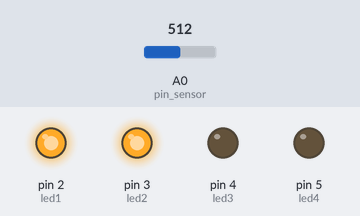
Bench run of a sketch on a simulated Arduino Uno, built with avr-gcc and run on an emulated ATmega328P. Shown: output pins drawn as LEDs (lit = HIGH). The inputs (shaded band) are chosen by the test bench; at power-on: A0 (pin_sensor) = 512.

Above: at 1.2 s.
1.3 s: A0 (pin_sensor) set to 499
At 2.5 s:
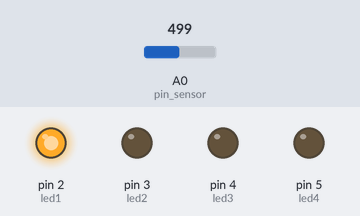
2.8 s: A0 (pin_sensor) set to 262
4.3 s: A0 (pin_sensor) set to 240
At 4.9 s:
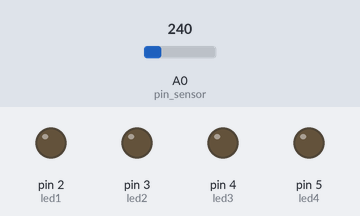
5.8 s: A0 (pin_sensor) set to 777
At 7.0 s:
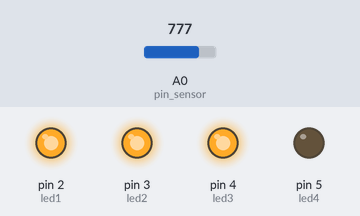
7.3 s: A0 (pin_sensor) set to 914
8.8 s: A0 (pin_sensor) set to 930
At 9.5 s:
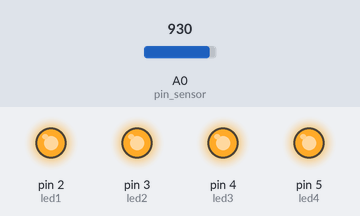
Timing chart, 0 to 11.3 s (numbered marks = the images above; inputs shaded):
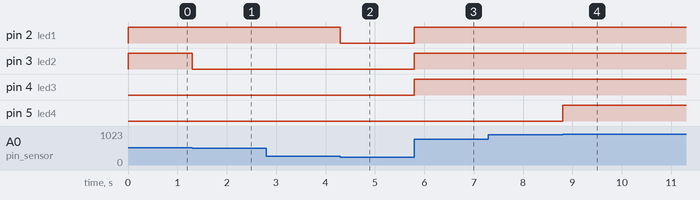

Measured:
- the behaviour switches between 512 and 511 on A0 (pin_sensor) (found by bisection; images 0 and 1)
- the behaviour switches between 256 and 255 on A0 (pin_sensor) (found by bisection; images 1 and 2)
- the behaviour switches between 920 and 921 on A0 (pin_sensor) (found by bisection; images 3 and 4)
- after the input at 1.3 s, pin 3 (led2): HIGH → LOW at once
- after the input at 2.8 s, every drawn part: stays the same
- after the input at 4.3 s, pin 2 (led1): HIGH → LOW at once
- after the input at 5.8 s, pin 2 (led1), pin 3 (led2), pin 4 (led3): LOW → HIGH at once
- after the input at 7.3 s, every drawn part: stays the same
- after the input at 8.8 s, pin 5 (led4): LOW → HIGH at once

The sketch:

Atividade_3.ino
```cpp
int led1 = 2;
int led2 = 3;
int led3 = 4;
int led4 = 5;
int pin_sensor = A0;

void setup()
{
  pinMode(led1, OUTPUT);
  pinMode(led2, OUTPUT);
  pinMode(led3, OUTPUT);
  pinMode(led4, OUTPUT);
  pinMode(pin_sensor, INPUT);

}

void loop()
{
  int valor_sensor = analogRead(pin_sensor);

  if(valor_sensor <= 255){
    digitalWrite(led1, LOW);
    digitalWrite(led2, LOW);
    digitalWrite(led3, LOW);
    digitalWrite(led4, LOW);
}
  if(255 < valor_sensor && valor_sensor <= 511){
  	digitalWrite(led1, HIGH);
    digitalWrite(led2, LOW);
    digitalWrite(led3, LOW);
    digitalWrite(led4, LOW);
  }
  if(511 < valor_sensor && valor_sensor <= 767){
  	digitalWrite(led1, HIGH);
    digitalWrite(led2, HIGH);
    digitalWrite(led3, LOW);
    digitalWrite(led4, LOW);
  }
  if(767 < valor_sensor && valor_sensor <= 920){
  	digitalWrite(led1, HIGH);
    digitalWrite(led2, HIGH);
    digitalWrite(led3, HIGH);
    digitalWrite(led4, LOW);
  }
  if(920 < valor_sensor){
  	digitalWrite(led1, HIGH);
    digitalWrite(led2, HIGH);
    digitalWrite(led3, HIGH);
    digitalWrite(led4, HIGH);
  }
}
```
